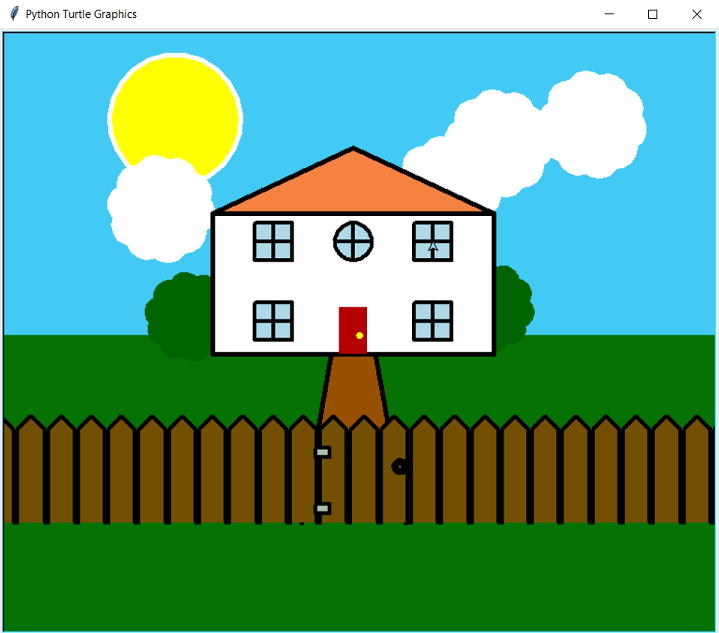

This chart was generated by the following Python code:
import turtle
from shapes import *

pen = turtle.Turtle()
pen.speed(0)
pen.color(0,0,0)
wn = turtle.Screen()
wn.bgcolor("#42caf4")

drawGrass(pen)
drawBush(pen,120,35)
drawBush(pen,-200,25)
drawCloud(pen,75,160)
drawCloud(pen,130,210)
drawCloud(pen,230,230)
drawSun(pen,-200,160,70)
drawCloud(pen,-230,140)
drawPath(pen)
drawHouse(pen)
drawDoor(pen,-25,-20)
drawWindow(pen,-10,100,"circle")
drawFence(pen)
drawWindow(pen,-95,15,"square")
drawWindow(pen,-95,100,"square")
drawWindow(pen,75,15,"square")
drawWindow(pen,75,100,"square")

turtle.exitonclick()
